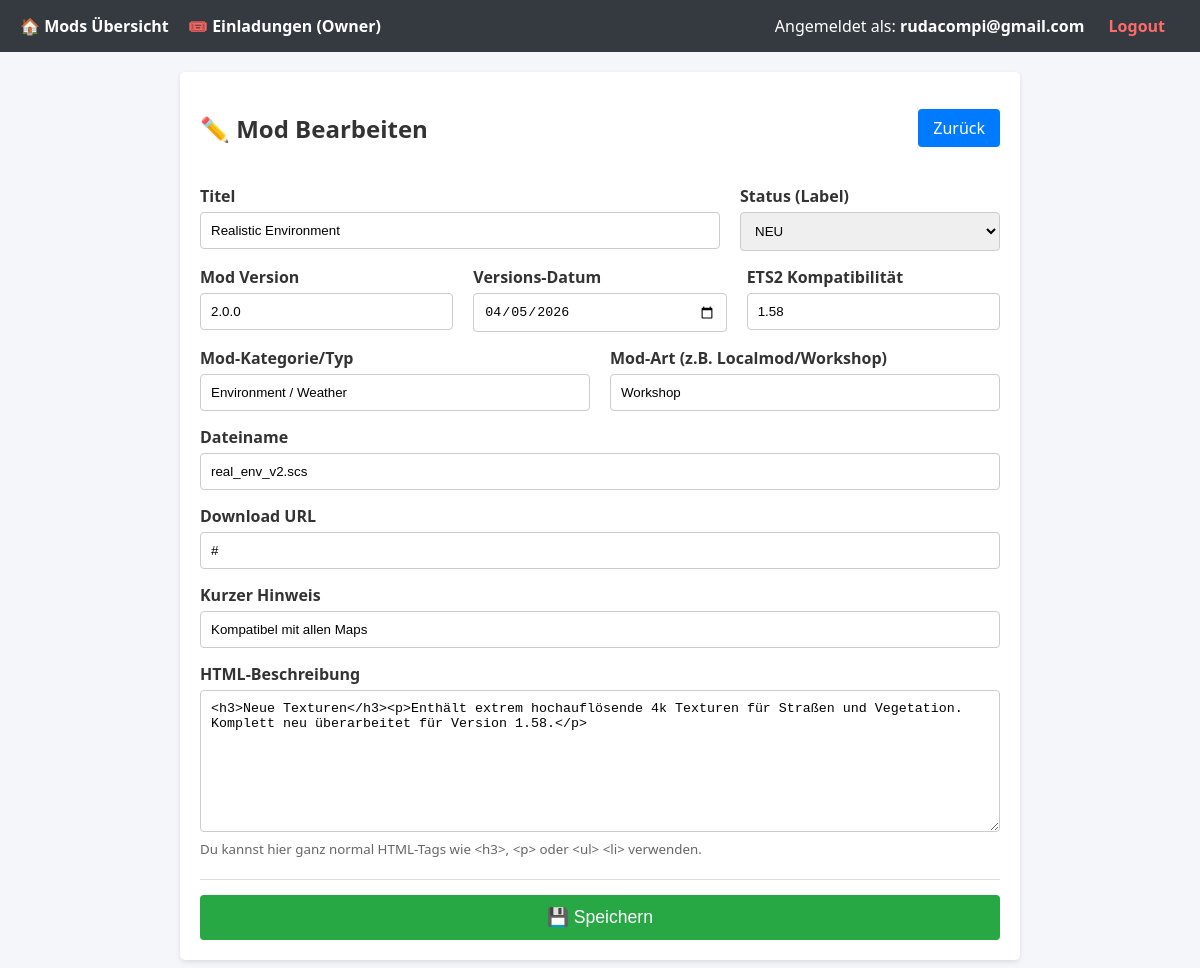
/admin/mod_edit.php?id=2 (signed in), run on the app's committed database.
### tables this page shows
CREATE TABLE mods (
    id INT AUTO_INCREMENT PRIMARY KEY,
    title VARCHAR(255) NOT NULL,
    version VARCHAR(50) NOT NULL,
    version_date DATE NOT NULL,
    ets2_compat VARCHAR(50) NOT NULL,
    mod_type VARCHAR(100) NOT NULL,
    mod_kind VARCHAR(100) NOT NULL,
    filename VARCHAR(255) NOT NULL,
    note VARCHAR(255),
    description TEXT NOT NULL,
    download_url VARCHAR(255) NOT NULL,
    status VARCHAR(20) DEFAULT '',  
    status_updated_at TIMESTAMP NULL DEFAULT NULL
);

### admin/mod_edit.php (the view, shortened to what this page needs)
<?php
require_once 'header.php';
$id = $_GET['id'] ?? null;
$mod = [
    'title' => '', 'version' => '', 'version_date' => date('Y-m-d'),
    'ets2_compat' => '', 'mod_type' => '', 'mod_kind' => '',
    'filename' => '', 'note' => '', 'description' => '',
    'download_url' => '', 'status' => ''
];
if ($id) {
    $stmt = $pdo->prepare("SELECT * FROM mods WHERE id = ?");
    $stmt->execute([$id]);
    $existing = $stmt->fetch();
    if ($existing) $mod = $existing;
    else $error = "Mod nicht gefunden.";
}
?>
<div class="card" style="max-width: 800px; margin: 0 auto;">
    <div style="display: flex; justify-content: space-between; align-items: center; margin-bottom: 20px;">
        <h2><?php echo $id ? '✏️ Mod Bearbeiten' : '➕ Neuen Mod anlegen'; ?></h2>
        <a href="index.php" class="btn">Zurück</a>
    </div>
    <form method="POST">
        <div style="display: flex; gap: 20px;">
            <div class="form-group" style="flex: 2;">
                <label>Titel</label>
                <input type="text" name="title" class="form-control" value="<?php echo htmlspecialchars($mod['title']); ?>" required>
            </div>
            <div class="form-group" style="flex: 1;">
                <label>Status (Label)</label>
                <select name="status" class="form-control">
                    <option value="NEW" <?php if($mod['status']=='NEW') echo 'selected'; ?>>NEU</option>
                </select>
            </div>
        </div>
        <div style="display: flex; gap: 20px;">
            <div class="form-group" style="flex: 1;">
                <label>Mod Version</label>
                <input type="text" name="version" class="form-control" value="<?php echo htmlspecialchars($mod['version']); ?>" required>
            </div>
            <div class="form-group" style="flex: 1;">
                <label>Versions-Datum</label>
                <input type="date" name="version_date" class="form-control" value="<?php echo htmlspecialchars($mod['version_date']); ?>">
            </div>
            <div class="form-group" style="flex: 1;">
                <label>ETS2 Kompatibilität</label>
                <input type="text" name="ets2_compat" class="form-control" value="<?php echo htmlspecialchars($mod['ets2_compat']); ?>">
            </div>
        </div>
        <div style="display: flex; gap: 20px;">
            <div class="form-group" style="flex: 1;">
                <label>Mod-Kategorie/Typ</label>
                <input type="text" name="mod_type" class="form-control" value="<?php echo htmlspecialchars($mod['mod_type']); ?>">
            </div>
            <div class="form-group" style="flex: 1;">
                <label>Mod-Art (z.B. Localmod/Workshop)</label>
                <input type="text" name="mod_kind" class="form-control" value="<?php echo htmlspecialchars($mod['mod_kind']); ?>">
            </div>
        </div>
        <div class="form-group">
            <label>Dateiname</label>
            <input type="text" name="filename" class="form-control" value="<?php echo htmlspecialchars($mod['filename']); ?>">
        </div>
        <div class="form-group">
            <label>Download URL</label>
            <input type="text" name="download_url" class="form-control" value="<?php echo htmlspecialchars($mod['download_url']); ?>">
        </div>
        <div class="form-group">
            <label>Kurzer Hinweis</label>
            <input type="text" name="note" class="form-control" value="<?php echo htmlspecialchars($mod['note']); ?>">
        </div>
        <div class="form-group">
            <label>HTML-Beschreibung</label>
            <textarea name="description" class="form-control" rows="8"><?php echo htmlspecialchars($mod['description']); ?></textarea>
            <small style="color: #666;">Du kannst hier ganz normal HTML-Tags wie &lt;h3&gt;, &lt;p&gt; oder &lt;ul&gt; &lt;li&gt; verwenden.</small>
        </div>
        <div style="margin-top: 20px; padding-top: 15px; border-top: 1px solid #ddd;">
            <button type="submit" class="btn btn-success" style="width: 100%; font-size: 1.1rem; padding: 12px;">💾 Speichern</button>
        </div>
    </form>
</div>
<?php require_once 'footer.php'; ?>

### admin/admin.css (style rules this page uses)
body { font-family: 'Segoe UI', Tahoma, Geneva, Verdana, sans-serif; background-color: #f4f6f9; color: #333; margin: 0; padding: 0; }
.card { background-color: #fff; border-radius: 5px; padding: 20px; box-shadow: 0 2px 5px rgba(0,0,0,0.1); margin-bottom: 20px; }
.btn { display: inline-block; padding: 8px 15px; background-color: #007bff; color: #fff; text-decoration: none; border-radius: 4px; border: none; cursor: pointer; }
.btn-success { background-color: #28a745; }
.form-group { margin-bottom: 15px; }
.form-group label { display: block; margin-bottom: 5px; font-weight: bold; }
.form-control { width: 100%; padding: 10px; border: 1px solid #ccc; border-radius: 4px; box-sizing: border-box; }

### data on the page
mods: title "Realistic Environment", status "NEU", version "2.0.0", version_date "04/05/2026", ets2_compat "1.58", mod_type "Environment / Weather", mod_kind "Workshop", filename "real_env_v2.scs", download_url "#", note "Kompatibel mit allen Maps", description "<h3>Neue Texturen</h3><p>Enthält extrem hochauflösende 4k Texturen für Straßen und Vegetation. Komplett neu überarbeitet für Version 1.58.</p>"

### other printed values
$user_email "rudacompi@gmail.com"
